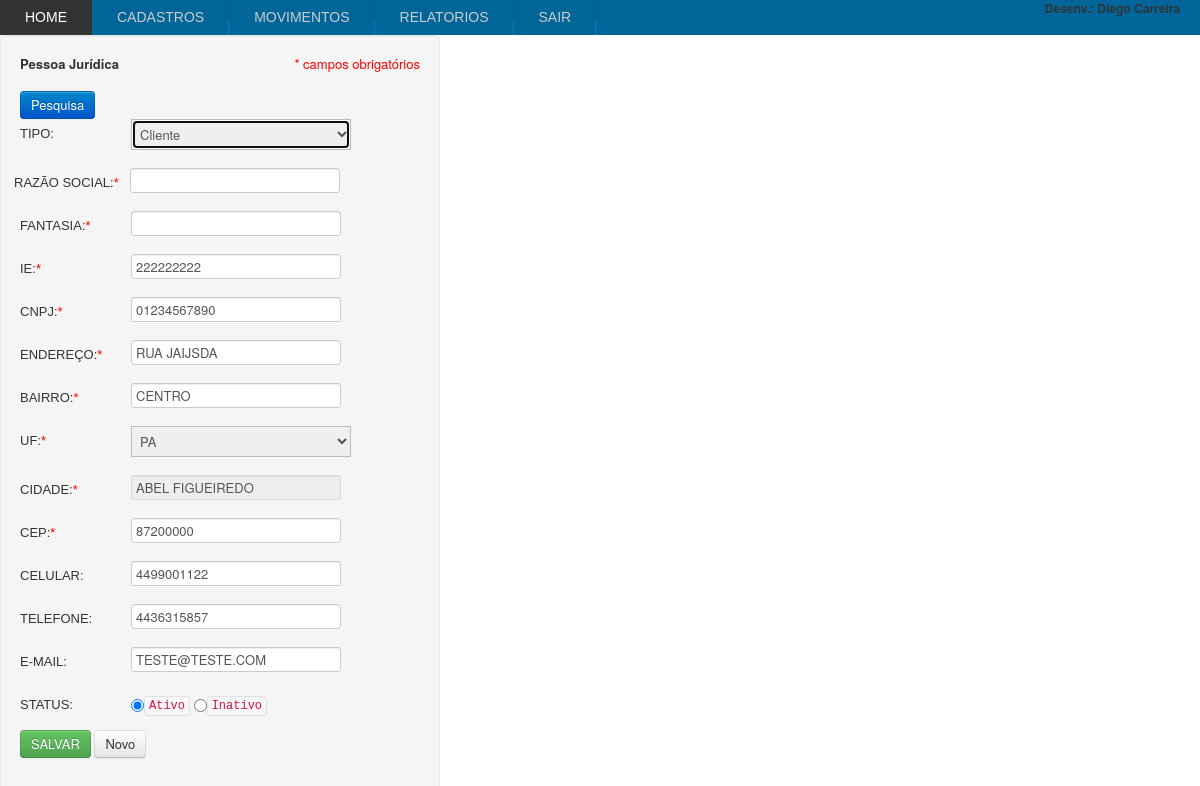
/cadastraClienteJ.php?id=2 (signed in), run on the app's committed database.
### tables this page shows
Create table clifor (
	idclifor Int NOT NULL AUTO_INCREMENT,
	uf Int NOT NULL,
	cidade Int NOT NULL,
	nome Varchar(40),
	ierg Varchar(10),
	cnpjcpf Varchar(15),
	tipo Char(1),
	endereco Varchar(40),
	bairro Varchar(30),
	cep Bigint,
	telefone Bigint,
	celular Bigint,
	email Varchar(30),
	status enum('1','2') NOT NULL default '1',
	razsoc Varchar(40),
	fantasia Varchar(40),
 Primary Key (idclifor));

Create table uf (
	iduf Int NOT NULL AUTO_INCREMENT,
	sigla Char(2),
	descricao Varchar(30),
 Primary Key (iduf));

Create table cidade (
	idcid Int NOT NULL AUTO_INCREMENT,
	nome Varchar(100),
	uf Int NOT NULL,
 Primary Key (idcid));

### cadastraClienteJ.php (the view, shortened to what this page needs)
<?php error_reporting(E_ERROR | E_PARSE);
	$razsoc = '';
	$fantasia = '';
	$ie = '';
	$cnpj = '';
	$endereco = '';
	$bairro = '';
	$uf = '';
	$cep = '';
	$celular = '';
	$telefone = '';
	$email = '';
	$tipo = '';
if (isset($_GET['id']) ) {
	$id = (int) $_GET['id'];
	$sql = "select * from clifor where idclifor = '$id'";
	$resultado = mysql_query($sql);
	$linha = mysql_fetch_array($resultado);
	$razsoc = $linha['razsoc'];
	$fantasia = $linha['fantasia'];
	$ie = $linha['ierg'];
	$cnpj = $linha['cnpjcpf'];
	$endereco = $linha['endereco'];
	$bairro = $linha['bairro'];
	$uf = $linha['uf'];
	$cidade = $linha['cidade'];
	$cep = $linha['cep'];
	$celular = $linha['celular'];
	$telefone = $linha['telefone'];
	$email = $linha['email'];
	$tipo = $linha['tipo'];
	$sql_cidade = "select cidade.nome, cidade.idcid, uf.sigla, uf.iduf from cidade,uf
	where cidade.idcid = '$cidade' and uf.iduf = '$uf'" ;
		$resultado_cidade = mysql_query($sql_cidade);
		$linha_cidade = mysql_fetch_array($resultado_cidade);
		 $uf = $linha_cidade['iduf'];
		 $nome_cidade = $linha_cidade['nome'];
}
			?>
<!DOCTYPE html PUBLIC "-//W3C//DTD XHTML 1.0 Transitional//EN" "http://www.w3.org/TR/xhtml1/DTD/xhtml1-transitional.dtd">
<html xmlns="http://www.w3.org/1999/xhtml">
<head>
<link href="estilo.css" rel="stylesheet" type="text/css" />
<?php require 'links-tb.php' ?>
</head>
<body>
<div id="cadastro" class="well">
	<form name="formClienteJ" id="formClienteJ" method="post" action="cadastraClienteJ.php" class="" onSubmit="return valida_form(this)">
	<b>Pessoa Jurídica</b>
    <font class="red right">* campos obrigatórios</font>
    <br /><br />
    <a href="pesquisaClienteJ.php" class="btn btn-primary" >Pesquisa</a>
	<p><label for="tipo">Tipo:</label>
    <select name="tipo" id="tipo" size="1" maxlength="20"  alt="valida" autofocus required>
    	<option value="<?php echo $tipo; ?>">
			<?php if($tipo == 'C'){ echo 'Cliente'; } if($tipo == 'F'){ echo 'Fornecedor'; } ?>
        </option>
    </select>
    </p>
	<p>
    <label for="razsoc" style="margin-left:-6px; width:116px;">
    	Razão Social:<font class="red">*</font>
    </label>
  	<input type="text" name="razsoc" id="razsoc" size="40" maxlength="40"  value="<?php echo $razsoc; ?>" alt="valida" required/>
   </p>
    <p>
    <label for="fantasia">
    	Fantasia:<font class="red">*</font>
    </label>
    <input type="text" name="fantasia" id="fantasia" size="40" maxlength="40"  value="<?php echo $fantasia; ?>" alt="valida" required/></p>
	<p>
    <label for="ie">
    	IE:<font class="red">*</font>
    </label>
    <input type="text" name="ie" id="ie" size="40" maxlength="9" placeholder=""  value="<?php echo $ie; ?>" alt="valida" required/></p>
	<p>
    <label for="cnpj">
    	CNPJ:<font class="red">*</font>
    </label>
    <input type="text" name="cnpj" id="cnpj" size="40" maxlength="14" placeholder="apenas os números" value="<?php echo $cnpj; ?>" alt="valida" onBlur="verifica_CNPJ(cnpj.value, form.name)" /></p>
	<p><label for="endereco">
    	Endereço:<font class="red">*</font>
    </label>
    <input type="text" name="endereco" id="endereco" size="40" maxlength="40"  value="<?php echo $endereco; ?>" alt="valida" required/></p>
	<p><label for="bairro">
    	Bairro:<font class="red">*</font>
    </label>
    <input type="text" name="bairro" id="bairro" size="40" maxlength="30" value="<?php echo $bairro; ?>" alt="valida" required/></p>
	 <p><label for="uf">
     	UF:<font class="red">*</font>
     </label>
    <select name="uf" id="uf" size="1" maxlength="2"  alt="valida" onChange="abreJanela(uf.value,form.name)">
    	<option value="<?php echo $uf; ?>">
        <?php $sql = "select iduf,sigla from uf where iduf = '$uf' ";
			$resultado = mysql_fetch_assoc(mysql_query($sql));
			echo $estado =  $resultado['sigla'];
		?>
        </option>
    </select>
    </p>
    <p><label for="cidade">
   		Cidade:<font class="red">*</font>
    </label>
    <input type="text" name="cidade" id="cidade" size="40" maxlength="40" value="<?php echo $nome_cidade; ?>" alt="valida" readonly
    onclick="abreJanela(uf.value,form.name)" required/></p>
	<p><label for="cep">
   		CEP:<font class="red">*</font>
    </label>
    <input type="text" name="cep" id="cep" size="40" maxlength="8" placeholder="apenas os numeros"  value="<?php echo $cep; ?>"  alt="valida" required/></p>
    <p><label for="celular">Celular:</label>
    <input type="text" name="celular" id="celular" size="40" maxlength="10"  value="<?php echo $celular; ?>" alt="" /></p>
	<p><label for="telefone">Telefone:</label>
    <input type="text" name="telefone" id="telefone" size="40" maxlength="11"  value="<?php echo $telefone; ?>" alt="" /></p>
    </p><label for="email">E-mail:</label>
    <input type="text" name="email" id="email" size="40" maxlength="60" value="<?php echo $email; ?>" alt="" /></p>
    <p><label for="status">Status:</label>
    <input type="radio" name="status" id="status" value="1" checked="checked"  /><code>Ativo</code>
    <input type="radio" name="status" id="status" value="2" /><code>Inativo</code>
    </p>
    <input type="submit"  name="salvar" id="salvar" value="Salvar" class="btn btn-success"/>
    <a href="cadastraClienteJ.php" class="btn" >Novo</a>
</form>
</div>
</body>
</html>

### estilo.css (style rules this page uses)
body { margin:0px; padding:0px; width:100%; height:100%; }
* { text-decoration:none; }
label { width: 111px; font-family:Verdana, Arial, Helvetica, sans-serif; font-size: 12px; float: left; margin-top: 6px; text-transform:uppercase; }
input { text-transform:uppercase; }
#cadastro { width:400px; }
.red { color:#FF0000; }
.right { float:right; }

### data on the page
clifor: tipo "Cliente", ie "222222222", cnpj "01234567890", endereco "RUA JAIJSDA", bairro "CENTRO", cep "87200000", celular "4499001122", telefone "4436315857", email "TESTE@TESTE.COM"
uf: uf "PA"
cidade: cidade "ABEL FIGUEIREDO"
